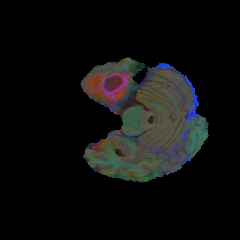
#> input picture images/1.png, 240 x 240 px; its folder holds 4 pictures in this run
$ jupyter execute --allow-errors build_sub_dataset.ipynb
#> lines starting #> are read from the running program, lines starting #| are printed output that depends on the picture; pictures that were not available may be replaced by others from this repository, and a replacement may not be noted
Build a Sub-Dataset of 4800 Patches from Tumor and Non-Tumor Images

[cell 1]
#Necessary Imports
import os
import cv2
import pandas as pd

Mark all the folder locations

[cell 2]
image_folder = "images"
mask_folder = "masks"

output_root = "sub_dataset"
patch_output_folder = os.path.join(output_root, "patches")

os.makedirs(output_root, exist_ok=True)
os.makedirs(patch_output_folder, exist_ok=True)

#Create 16 Patches from all 300 Images

1. Load Original Labels, Images, and Masks
2. Divide each image into 16 boxes and create patches
3. Determine patches label (tumor or non-tumor)
4. Save patch with filename
5. Add to CSV

[cell 3]
# Load original labels
labels_df = pd.read_csv("labels.csv")   # columns: filename, target
#> (reads labels.csv from the repository)
#> `image = cv2.imread(img_path, cv2.IMREAD_GRAYSCALE)`:
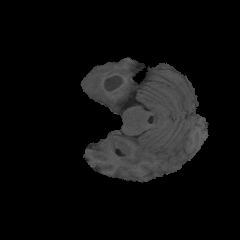
#> image: shape (240, 240); min 0, max 107, mean 14.3
#> the loop `for i in range(4):` made 4 passes
#> pass 1, `cv2.imwrite(patch_path, img_patch)`:
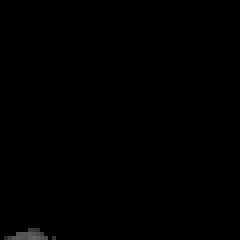
#> saved as 1_3.png: shape (60, 60) (shown 4 times larger); min 0, max 101, mean 0.5
#> pass 2, `cv2.imwrite(patch_path, img_patch)`:
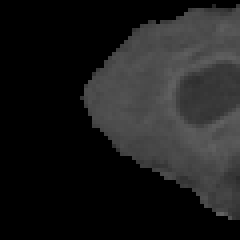
#> saved as 1_6.png: shape (60, 60) (shown 4 times larger); min 0, max 99, mean 28.9
#> pass 2, `cv2.imwrite(patch_path, img_patch)`:
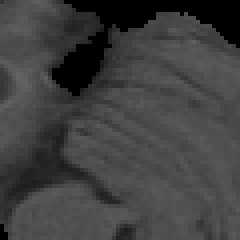
#> saved as 1_7.png: shape (60, 60) (shown 4 times larger); min 0, max 101, mean 63.9
#> after the loop `for i in range(4):`: patch_id = 17; patch_rows = 16 items
#> pass 2 of the loop `for idx, row in labels_df.iterrows():`:
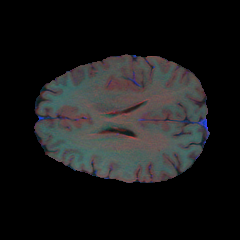
#> input picture images/103.png, 240 x 240 px, given in place of 2.png, which was not available
#> `image = cv2.imread(img_path, cv2.IMREAD_GRAYSCALE)`:
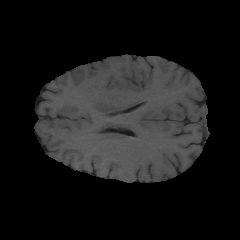
#> image: shape (240, 240); min 0, max 106, mean 25.1
#> the loop `for i in range(4):` made 4 passes
#> pass 2, `cv2.imwrite(patch_path, img_patch)`:
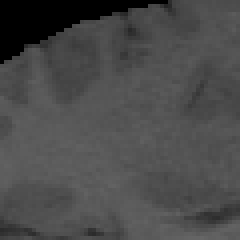
#> saved as 2_6.png: shape (60, 60) (shown 4 times larger); min 0, max 102, mean 74.6
#> after the loop `for i in range(4):`: patch_id = 17; patch_rows = 32 items

patch_rows = []

#> (the rest of this cell did not finish here and is left out)

[cell 4]
# Save CSV
patch_df = pd.DataFrame(patch_rows)
#> patch_df = table of 32 rows and 4 columns
csv_path = os.path.join(output_root, "sub_dataset.csv")
patch_df.to_csv(csv_path, index=False)

print("Patches and CSV saved")
